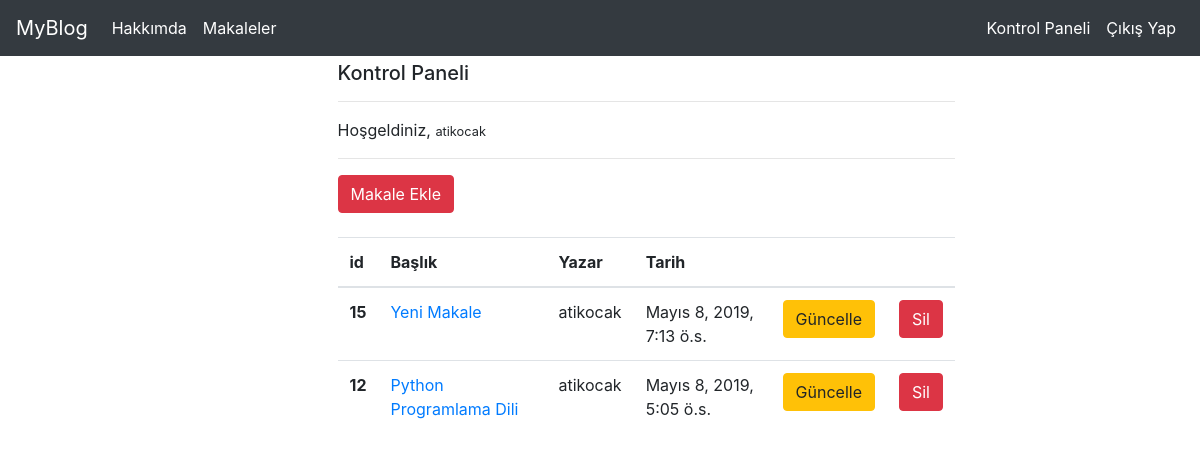
Screenshot of /articles/dashboard/ (signed in) with the database file from the repository.
### article/models.py (models this page shows, shortened)
class Article(models.Model):
    author = models.ForeignKey("auth.User",on_delete = models.CASCADE,verbose_name = "Yazar")
    title = models.CharField(max_length = 50,verbose_name = "Başlık")
    content = RichTextField()
    created_date = models.DateTimeField(auto_now_add=True,verbose_name= "Oluşturulma Tarihi")
    article_image = models.FileField(blank = True,null = True,verbose_name="Makaleye Fotoğraf Ekleyin")
    class Meta:
        ordering = ['-created_date']

### article/views.py (the view)
# urls.py: path('dashboard/',views.dashboard,name = "dashboard"),
@login_required(login_url = "user:login")
def dashboard(request):
    articles = Article.objects.filter(author = request.user)
    context = {
        "articles" : articles
    }
    return render(request,"dashboard.html",context)

### templates/dashboard.html (shortened to what this page needs)
{% extends "layout.html" %}
{% block body %}
<div class="col-md-7 offset-md-3">
    <h5>Kontrol Paneli</h5>
    <hr>
    <p>
        Hoşgeldiniz, <small>{{request.user.username}}</small>
    </p>
    <hr>
    <a href="/articles/addarticle" class="btn btn-danger">Makale Ekle</a>
    <br><br>
{% if articles %}
    <table class="table table-hover">
        <thead>
            <tr>
            <th scope="col">id</th>
            <th scope="col">Başlık</th>
            <th scope="col">Yazar</th>
            <th scope="col">Tarih</th>
            <th scope="col"></th>
            <th scope="col"></th>
            </tr>
        </thead>
        <tbody>
        {% for article in articles %}
        <tr>
            <th scope="row">{{article.id}}</th>
            <td><a href="{% url 'article:detail' article.id %}">{{article.title}}</a></td>
            <td>{{article.author.username}}</td>
            <td>{{article.created_date}}</td>
            <td><a href="{% url 'article:update' article.id %}" class="btn btn-warning">Güncelle</a></td>
            <td><a href="{% url 'article:delete' article.id %}" class="btn btn-danger">Sil</a></td>
        </tr>
        {% endfor %}
        </tbody>
    </table>
</div>
{% else %}
<div class="col-md-7 offset-md-3">
    <div class="alert alert-danger">
        Henüz bir makaleniz bulunmuyor...
    </div>
</div>
{% endif %}
{% endblock  %}

### rows the page displays
Article: id "15", title "Yeni Makale", author.username "atikocak", created_date "Mayıs 8, 2019, 7:13 ö.s."
Article: id "12", title "Python Programlama Dili", author.username "atikocak", created_date "Mayıs 8, 2019, 5:05 ö.s."

### other values shown
{{ request.user.username }} "atikocak"
